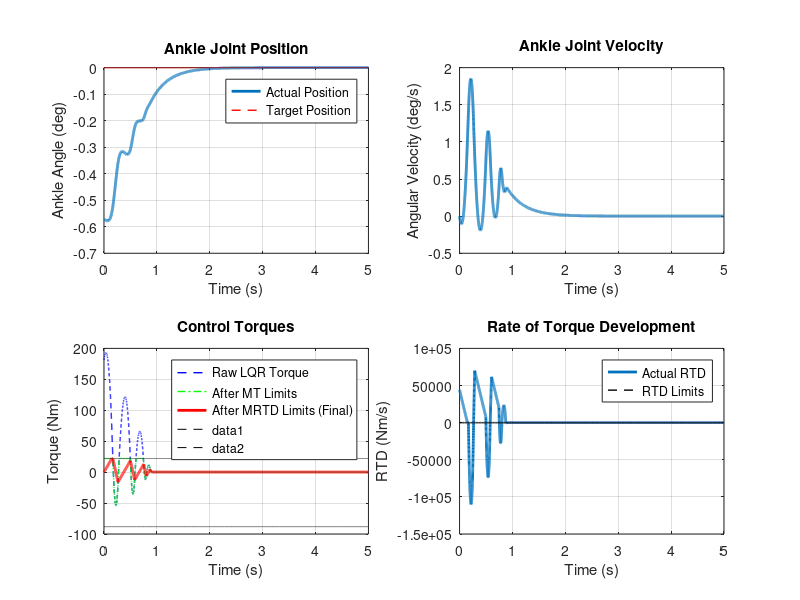

Write MATLAB code to recreate this figure. (Note: this script raises an error after producing the figure.)
clear all;
close all;
clc;

%% Configuration Parameters (from config.yaml)
% System parameters
M_total = 60;                   % Total mass (kg)
H_total = 1.59;                 % Total height (m)
timestep = 0.0005;              % Simulation timestep (s)
sim_duration = 5;               % Simulation duration (s)
gravity = 9.81;                 % Gravity (m/s²)
damping = 2.5;                  % Joint damping (from MuJoCo model)

% Controller parameters (from config.yaml human:lqr_params)
Q_angle = 2000;                 % Cost on angle error
Q_velocity = 400;               % Cost on velocity error
R_cost = 0.01;                  % Cost on control effort

% Torque limits (from config.yaml)
max_torque_df = 22;             % Maximum dorsiflexion torque (Nm)
max_torque_pf = -88;            % Maximum plantarflexion torque (Nm) - negative
mrtd_df = 148;                  % Maximum rate of torque development for dorsiflexion (Nm/s)
mrtd_pf = 389;                  % Maximum rate of torque development for plantarflexion (Nm/s)

% Initial conditions (from config.yaml)
ankle_position_initial = -0.01; % Initial ankle angle (rad)
ankle_velocity_initial = 0.0;   % Initial ankle velocity (rad/s)

% Target position (from config.yaml)
ankle_position_setpoint = 0.0;  % Target ankle position (rad)

% Gear ratio (from MuJoCo model)
gear_ratio = 15;                % Actuator gear ratio

%% Compute anthropometric parameters (from xml_utilities.py)
m_feet = 2 * 0.0145 * M_total;  % Mass of feet (kg)
m_body = M_total - m_feet;      % Mass of body (kg)
l_COM = 0.575 * H_total;        % Distance to COM from ankle (m)
I = m_body * l_COM^2;           % Moment of inertia (kg·m²)

% Print configuration for verification
fprintf('---- Simulation Configuration ----\n');
fprintf('Mass: %.2f kg, Height: %.2f m, COM height: %.2f m\n', M_total, H_total, l_COM);
fprintf('Q_angle: %.1f, Q_velocity: %.1f, R: %.5f\n', Q_angle, Q_velocity, R_cost);
fprintf('Max torque (DF/PF): %.1f/%.1f Nm\n', max_torque_df, max_torque_pf);
fprintf('Max RTD (DF/PF): %.1f/%.1f Nm/s\n', mrtd_df, mrtd_pf);
fprintf('-------------------------------\n\n');

%% LQR Controller Design (from HumanLQRController._compute_human_only_lqr_gains)
% System matrices for inverted pendulum
%A = [0, 1;
%     m_body*gravity*l_COM/I, -damping/I];

effective_COM_height = l_COM * cos(ankle_position_initial);
A = [0, 1;
     m_body*gravity*effective_COM_height/I, -damping/I];
B = [0;
     1/I];

% Cost matrices
Q = diag([Q_angle, Q_velocity]);
R = R_cost;

% Compute LQR gains
[K, S, P] = lqr(A, B, Q, R);
fprintf('LQR gain matrix K = [%.4f %.4f]\n\n', K(1), K(2));

%% Simulation Setup
% Time vector
t = 0:timestep:sim_duration;
num_steps = length(t);

% State vector: [ankle_angle; ankle_velocity]
x = zeros(2, num_steps);
x(:,1) = [ankle_position_initial; ankle_velocity_initial];

% Control and torque variables
u_raw = zeros(1, num_steps);          % Raw LQR control (before limits)
u_mt_limited = zeros(1, num_steps);   % After MT limits
u_final = zeros(1, num_steps);        % After MRTD limits (final applied torque)
rtd = zeros(1, num_steps);            % Rate of torque development
rtd_limit = zeros(1, num_steps);      % Applied RTD limit

%% Simulation Loop
for i = 1:num_steps-1
    % Current state
    current_state = x(:,i);
    
    % Reference state (target position with zero velocity)
    reference_state = [ankle_position_setpoint; 0];
    
    % Error state
    error_state = current_state - reference_state;
    
    % Compute raw LQR control
    u_raw(i) = -K * error_state;
    
    % Apply maximum torque limits (MT)
    max_df = max_torque_df / gear_ratio;
    max_pf = max_torque_pf / gear_ratio;
    u_mt_limited(i) = min(max(u_raw(i), max_pf), max_df);
    
    % Apply rate of torque development limits (MRTD)
    if i == 1
        % First step - no previous torque
        delta_torque = u_mt_limited(i);
        rtd(i) = delta_torque / timestep;
        prev_torque = 0;
    else
        delta_torque = u_mt_limited(i) - u_final(i-1);
        rtd(i) = delta_torque / timestep;
        prev_torque = u_final(i-1);
    end
    
    % Determine RTD limit based on direction
    if delta_torque > 0
        max_increase = (mrtd_df / gear_ratio) * timestep;
        rtd_limit(i) = mrtd_df;
        delta_torque = min(delta_torque, max_increase);
    else
        max_decrease = -(mrtd_pf / gear_ratio) * timestep;
        rtd_limit(i) = -mrtd_pf;
        delta_torque = max(delta_torque, max_decrease);
    end
    
    % Apply MRTD limit
    u_final(i) = prev_torque + delta_torque;
    
    % Additional safety check for MT limits
    u_final(i) = min(max(u_final(i), max_pf), max_df);
    
    % Calculate actual torque applied to ankle (scaled by gear ratio)
    tau_human = u_final(i) * gear_ratio;
    
    % System dynamics: x_dot = Ax + Bu
    x_dot = A * current_state + B * tau_human;
    
    % Euler integration
    x(:,i+1) = current_state + timestep * x_dot;
end

% For the last time step (only for plotting)
u_raw(end) = -K * (x(:,end) - reference_state);
u_mt_limited(end) = min(max(u_raw(end), max_pf), max_df);
u_final(end) = u_mt_limited(end); % Simplification for last point
rtd(end) = rtd(end-1);
rtd_limit(end) = rtd_limit(end-1);

% Calculate joint torques (scaled by gear ratio)
human_torque = u_final * gear_ratio;

%% Visualization
figure('Position', [100, 100, 1200, 800]);

% Plot 1: Ankle Position
subplot(2, 2, 1);
plot(t, x(1,:)*180/pi, 'LineWidth', 2);
hold on;
plot(t, ones(size(t))*ankle_position_setpoint*180/pi, 'r--', 'LineWidth', 1);
grid on;
xlabel('Time (s)');
ylabel('Ankle Angle (deg)');
title('Ankle Joint Position');
legend('Actual Position', 'Target Position');

% Plot 2: Ankle Velocity
subplot(2, 2, 2);
plot(t, x(2,:)*180/pi, 'LineWidth', 2);
grid on;
xlabel('Time (s)');
ylabel('Angular Velocity (deg/s)');
title('Ankle Joint Velocity');

% Plot 3: Torque Components
subplot(2, 2, 3);
plot(t, u_raw*gear_ratio, 'b--', 'LineWidth', 1);
hold on;
plot(t, u_mt_limited*gear_ratio, 'g-.', 'LineWidth', 1);
plot(t, human_torque, 'r-', 'LineWidth', 2);
grid on;
xlabel('Time (s)');
ylabel('Torque (Nm)');
title('Control Torques');
legend('Raw LQR Torque', 'After MT Limits', 'After MRTD Limits (Final)');
% Add lines for torque limits
hold on;
plot(t, ones(size(t))*max_torque_df, 'k--');
plot(t, ones(size(t))*max_torque_pf, 'k--');

% Plot 4: Rate of Torque Development
subplot(2, 2, 4);
plot(t, rtd*gear_ratio, 'LineWidth', 2);
hold on;
plot(t, ones(size(t))*mrtd_df, 'k--', 'LineWidth', 1);
plot(t, ones(size(t))*(-mrtd_pf), 'k--', 'LineWidth', 1);
grid on;
xlabel('Time (s)');
ylabel('RTD (Nm/s)');
title('Rate of Torque Development');
legend('Actual RTD', 'RTD Limits');

% Adjust layout
sgtitle('Human Ankle LQR Control Simulation', 'FontSize', 16);
set(gcf, 'Color', 'w');

%% Display Summary Statistics
fprintf('---- Simulation Results ----\n');
fprintf('Final ankle position: %.4f deg\n', x(1,end)*180/pi);
fprintf('Position error: %.4f deg\n', (x(1,end) - ankle_position_setpoint)*180/pi);
fprintf('Max torque applied: %.2f Nm\n', max(abs(human_torque)));
fprintf('Max RTD: %.2f Nm/s\n', max(abs(rtd)*gear_ratio));
fprintf('--------------------------\n');

%% Optional: Phase Space Visualization
figure('Position', [500, 300, 800, 600]);
plot(x(1,:)*180/pi, x(2,:)*180/pi, 'b-', 'LineWidth', 2);
hold on;
plot(x(1,1)*180/pi, x(2,1)*180/pi, 'go', 'MarkerSize', 10, 'LineWidth', 2); % Start
plot(ankle_position_setpoint*180/pi, 0, 'r*', 'MarkerSize', 10, 'LineWidth', 2); % Target
grid on;
xlabel('Ankle Angle (deg)');
ylabel('Angular Velocity (deg/s)');
title('Phase Portrait');
legend('Trajectory', 'Initial State', 'Target State');
set(gcf, 'Color', 'w');

% Create a text table with key parameters
annotation('textbox', [0.02, 0.02, 0.4, 0.25], ...
    'String', {['Mass: ' num2str(M_total) ' kg'], ...
               ['COM height: ' num2str(l_COM) ' m'], ...
               ['Damping: ' num2str(damping) ' Nms/rad'], ...
               ['K = [' num2str(K(1), '%.2f') ' ' num2str(K(2), '%.2f') ']'], ...
               ['Max DF/PF torque: ' num2str(max_torque_df) '/' num2str(max_torque_pf) ' Nm'], ...
               ['Max DF/PF RTD: ' num2str(mrtd_df) '/' num2str(mrtd_pf) ' Nm/s']}, ...
    'FitBoxToText', 'on', ...
    'BackgroundColor', [0.9, 0.9, 0.9], ...
    'EdgeColor', 'k');